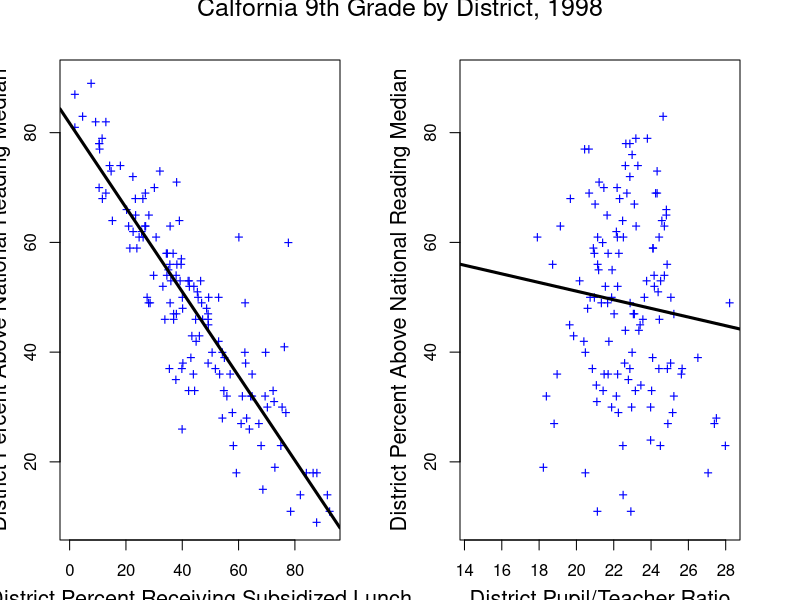

Here is the R script that generated this plot:
## ---- chunk 1
knitr::opts_chunk$set(echo = TRUE)
## ---- chunk 2
star98.missing <- read.table("star98.missing.dat",header=TRUE)
par(mfrow=c(1,2),mar=c(3,3,3,3))
plot(star98.missing$SUBSIDIZED.LUNCH,star98.missing$READING.ABOVE.50,pch="+",col="blue")
abline(lm(star98.missing$READING.ABOVE.50~star98.missing$SUBSIDIZED.LUNCH),lwd=3)
mtext(side=1,cex=1.3,line=2.5,"District Percent Receiving Subsidized Lunch")
mtext(side=2,cex=1.3,line=2.5,"District Percent Above National Reading Median")
plot(star98.missing$PTRATIO,star98.missing$READING.ABOVE.50,pch="+",col="blue")
abline(lm(star98.missing$READING.ABOVE.50~star98.missing$PTRATIO),lwd=3)
mtext(side=1,cex=1.3,line=2.5,"District Pupil/Teacher Ratio")
mtext(side=2,cex=1.3,line=2.5,"District Percent Above National Reading Median")
mtext(side=3,cex=1.5,outer=TRUE,line=-1,"Calfornia 9th Grade by District, 1998")
